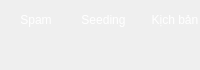
                  <widget class="QFrame" name="frame_9">
                   <property name="minimumSize">
                    <size>
                     <width>0</width>
                     <height>70</height>
                    </size>
                   </property>
                   <property name="maximumSize">
                    <size>
                     <width>16777215</width>
                     <height>70</height>
                    </size>
                   </property>
                   <property name="styleSheet">
                    <string notr="true">QPushButton {
font: 12pt &quot;Alata&quot;;
	color: rgb(138, 132, 159);
	border: none;

  height: 50px;


}

QPushButton:focus {	
  border-bottom: 4px solid rgb(255, 255, 255) ;

}</string>
                   </property>
                   <property name="frameShape">
                    <enum>QFrame::NoFrame</enum>
                   </property>
                   <property name="frameShadow">
                    <enum>QFrame::Raised</enum>
                   </property>
                   <layout class="QHBoxLayout" name="horizontalLayout_15">
                    <property name="spacing">
                     <number>20</number>
                    </property>
                    <property name="leftMargin">
                     <number>11</number>
                    </property>
                    <property name="topMargin">
                     <number>0</number>
                    </property>
                    <property name="rightMargin">
                     <number>0</number>
                    </property>
                    <property name="bottomMargin">
                     <number>30</number>
                    </property>
                    <item>
                     <widget class="QPushButton" name="pushButton_20">
                      <property name="styleSheet">
                       <string notr="true">color: rgb(255, 255, 255);</string>
                      </property>
                      <property name="text">
                       <string>Spam</string>
                      </property>
                     </widget>
                    </item>
                    <item alignment="Qt::AlignLeft">
                     <widget class="QPushButton" name="pushButton_31">
                      <property name="minimumSize">
                       <size>
                        <width>0</width>
                        <height>0</height>
                       </size>
                      </property>
                      <property name="styleSheet">
                       <string notr="true">color: rgb(255, 255, 255);</string>
                      </property>
                      <property name="text">
                       <string>Seeding</string>
                      </property>
                     </widget>
                    </item>
                    <item>
                     <widget class="QPushButton" name="pushButton_5">
                      <property name="styleSheet">
                       <string notr="true">color: rgb(255, 255, 255);</string>
                      </property>
                      <property name="text">
                       <string>Kịch bản</string>
                      </property>
                     </widget>
                    </item>
                   </layout>
                  </widget>
